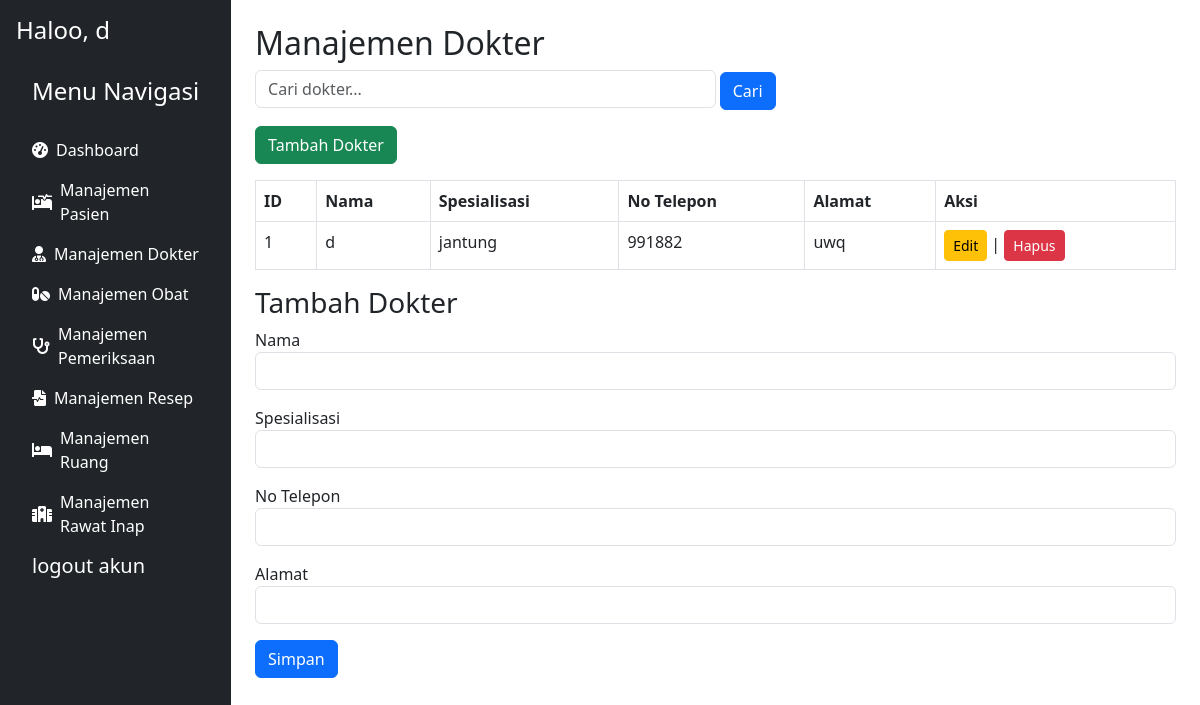
The app's page /dokter.php (signed in) with its own data.
### tables this page shows
CREATE TABLE `dokter` (
  `id_dokter` int(11) NOT NULL,
  `nama` varchar(100) NOT NULL,
  `spesialisasi` varchar(50) DEFAULT NULL,
  `no_telepon` varchar(15) DEFAULT NULL,
  `alamat` text NOT NULL
);

### dokter.php (the view, shortened to what this page needs)
<?php
include 'db.php';
$search = isset($_GET['search']) ? $_GET['search'] : '';
$result = $conn->query("SELECT * FROM dokter WHERE nama LIKE '%$search%' ORDER BY nama ASC");
?>
<!DOCTYPE html>
<html lang="id">
<head>
    <link rel="stylesheet" href="styles.css">
    <link href="https://cdn.jsdelivr.net/npm/bootstrap@5.3.0/dist/css/bootstrap.min.css" rel="stylesheet">
</head>
<body>
    <div class="d-flex">
        <?php include 'sidebar.php'; ?>
        <div class="container-fluid p-4">
            <h2>Manajemen Dokter</h2>
            <form method="GET" action="" class="mb-3">
                <input type="text" name="search" placeholder="Cari dokter..." class="form-control d-inline w-50">
                <button type="submit" class="btn btn-primary">Cari</button>
            </form>
            <a href="dokter.php" class="btn btn-success mb-3">Tambah Dokter</a>
            <table class="table table-bordered">
                <thead>
                    <tr>
                        <th>ID</th>
                        <th>Nama</th>
                        <th>Spesialisasi</th>
                        <th>No Telepon</th>
                        <th>Alamat</th>
                        <th>Aksi</th>
                    </tr>
                </thead>
                <tbody>
                    <?php while ($row = $result->fetch_assoc()): ?>
                    <tr>
                        <td><?= $row['id_dokter']; ?></td>
                        <td><?= $row['nama']; ?></td>
                        <td><?= $row['spesialisasi']; ?></td>
                        <td><?= $row['no_telepon']; ?></td>
                        <td><?= $row['alamat']; ?></td>
                        <td>
                            <a href="dokter.php?id=<?= $row['id_dokter']; ?>" class="btn btn-warning btn-sm">Edit</a> |
                            <a href="hapus_dokter.php?id=<?= $row['id_dokter']; ?>" class="btn btn-danger btn-sm" onclick="return confirm('Yakin ingin menghapus?')">Hapus</a>
                        </td>
                    </tr>
                    <?php endwhile; ?>
                </tbody>
            </table>
            <h3><?= isset($_GET['id']) ? 'Edit' : 'Tambah'; ?> Dokter</h3>
            <form method="POST" action="">
                <div class="mb-3">
                    <label>Nama</label>
                    <input type="text" name="nama" class="form-control" value="<?= isset($data_edit['nama']) ? $data_edit['nama'] : ''; ?>" required>
                </div>
                <div class="mb-3">
                    <label>Spesialisasi</label>
                    <input type="text" name="spesialisasi" class="form-control" value="<?= isset($data_edit['spesialisasi']) ? $data_edit['spesialisasi'] : ''; ?>" required>
                </div>
                <div class="mb-3">
                    <label>No Telepon</label>
                    <input type="text" name="no_telepon" class="form-control" value="<?= isset($data_edit['no_telepon']) ? $data_edit['no_telepon'] : ''; ?>" required>
                </div>
                <div class="mb-3">
                    <label>Alamat</label>
                    <input type="text" name="alamat" class="form-control" value="<?= isset($data_edit['alamat']) ? $data_edit['alamat'] : ''; ?>" required>
                </div>
                <button type="submit" name="tambah_dokter" class="btn btn-primary">Simpan</button>
            </form>
        </div>
    </div>
</body>
</html>

### records on screen
dokter: id_dokter "1", nama "d", spesialisasi "jantung", no_telepon "991882", alamat "uwq"

### other values on screen
$username "d"
